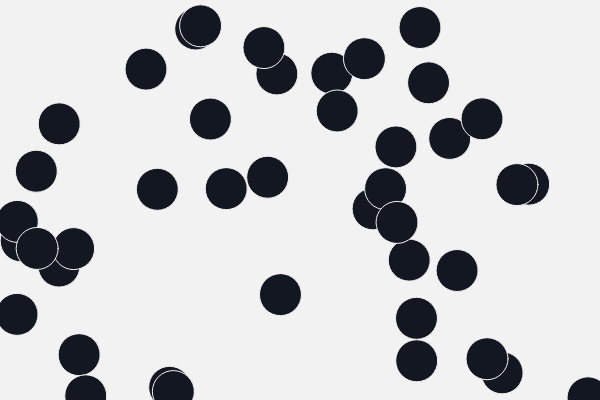
Frame 1 (no input)
Frame 60 (no input): identical to frame 1, image omitted
Frame 120 (the mouse pressed at the canvas centre since frame 60): identical to frame 1, image omitted

The p5.js sketch that drew this single still picture (run headless with seeded random() and noise() and a simulated clock; from frame 60 on, the mouse is pressed at the canvas centre):

// p5.js sketch
// ── sketch.js
const dots = [],
  num_dots = 42,
  dotXLocations = [100, 300, 500];


function setup() {
  createCanvas(600, 400);

  for (let i = 0; i < num_dots; i++) {
    dots[i] = new MyButton({
      x: random(width),
      y: random(height)
    }, 42);
  }
}


function draw() {
  background('#f2f2f2');

  for (let i = 0; i < dots.length; i++) {
    dots[i].display();
  }
}


function mousePressed() {
  for (let i = 0; i < dots.length; i++) {
    if (dots[i].checkHover()) {
      dots.splice(i, 1);
    }
  }
}


class MyButton {
  constructor(pos, r) {
    this.pos = {
      x: pos.x,
      y: pos.y
    }

    this.r = r;
    this.c = '#131721';
  }

  display() {
    push();
    stroke('#f2f2f2');
    fill(this.c);
    ellipse(this.pos.x, this.pos.y, this.r);
    pop();
  }

  checkHover() {
    return ((dist(mouseX, mouseY, this.pos.x, this.pos.y) < this.r / 2));
  }
}
